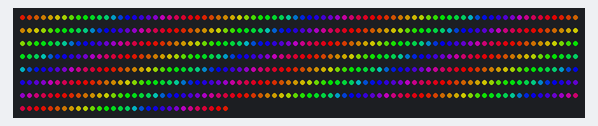
A sketch run on a simulated Arduino Uno, built with avr-gcc and run on an emulated ATmega328P. Parts: 590 RGB LEDs in strip order, left to right, continuing on the next row. Dim RGB values are drawn brighter than linear.

Above: at 0.52 s.
At 4.85 s:
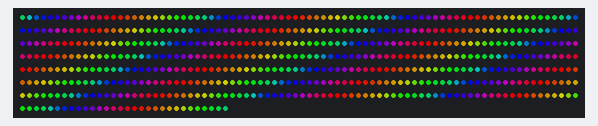
At 9.51 s:
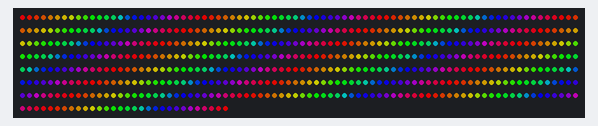
At 20.17 s:
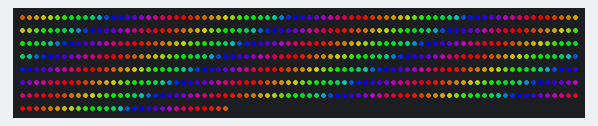
At 30.82 s:
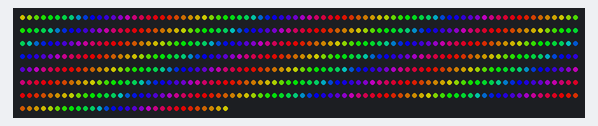
At 39.81 s:
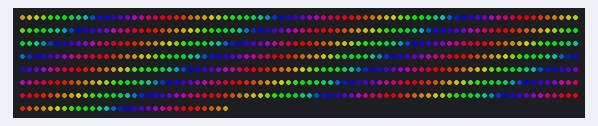

The sketch:

rainbow_march.ino
```cpp
/* rainbow_march for FastLED

By: Andrew Tuline

Date: Nov, 2014

Rainbow marching up the strand. Very basic, but oh so popular. Oh look, we don't need to add a 'wheel' routine.

*/


#include "FastLED.h"                                          // FastLED library.

#if FASTLED_VERSION < 3001000
#error "Requires FastLED 3.1 or later; check github for latest code."
#endif

// Fixed definitions cannot change on the fly.
#define LED_DT 7                                             // Serial data pin
//#define LED_CK 11                                             // Clock pin for WS2801 or APA102
#define COLOR_ORDER GRB                                       // It's GRB for WS2812B and GBR for APA102
#define LED_TYPE WS2812B // What kind of strip are you using (APA102, WS2801 or WS2812B)?
#define NUM_LEDS 590                                           // Number of LED's

// Initialize changeable global variables.
uint8_t max_bright = 255;                                     // Overall brightness definition. It can be changed on the fly.

struct CRGB leds[NUM_LEDS];                                   // Initialize our LED array.


// Initialize global variables for sequences
uint8_t thisdelay = 5;                                        // A delay value for the sequence(s)
uint8_t thishue = 0;                                          // Starting hue value.
uint8_t deltahue = 10;                                        // Hue change between pixels.


void setup() {
  Serial.begin(57600);

  LEDS.addLeds<LED_TYPE, LED_DT, COLOR_ORDER>(leds, NUM_LEDS);         // For WS2812B
//  LEDS.addLeds<LED_TYPE, LED_DT, LED_CK, COLOR_ORDER>(leds, NUM_LEDS);   // For APA102 or WS2801

  FastLED.setBrightness(max_bright);
  set_max_power_in_volts_and_milliamps(5, 6000);               // FastLED 2.1 Power management set at 5V, 500mA
} // setup()


void loop () {
  EVERY_N_MILLISECONDS(thisdelay) {                           // FastLED based non-blocking routine to update/display the sequence.
    rainbow_march();
  }
  show_at_max_brightness_for_power();
} // loop()


void rainbow_march() {                                        // The fill_rainbow call doesn't support brightness levels
  thishue++;                                                  // Increment the starting hue.
  fill_rainbow(leds, NUM_LEDS, thishue, deltahue);            // Use FastLED's fill_rainbow routine.
} // rainbow_march()
```
